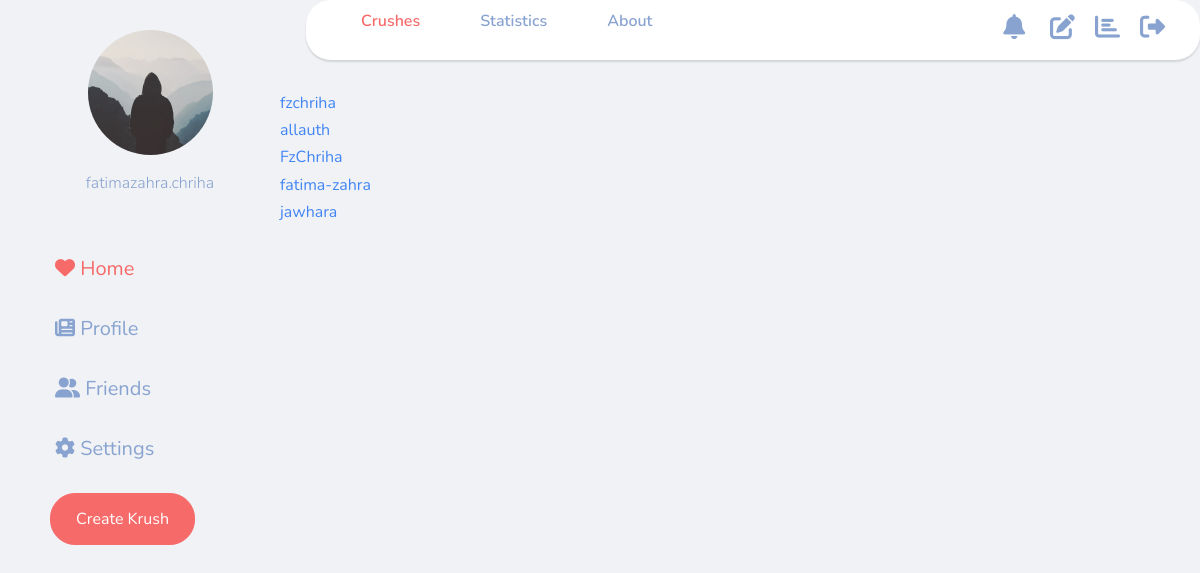
The page /friends/ (signed in) on the database as committed earlier.
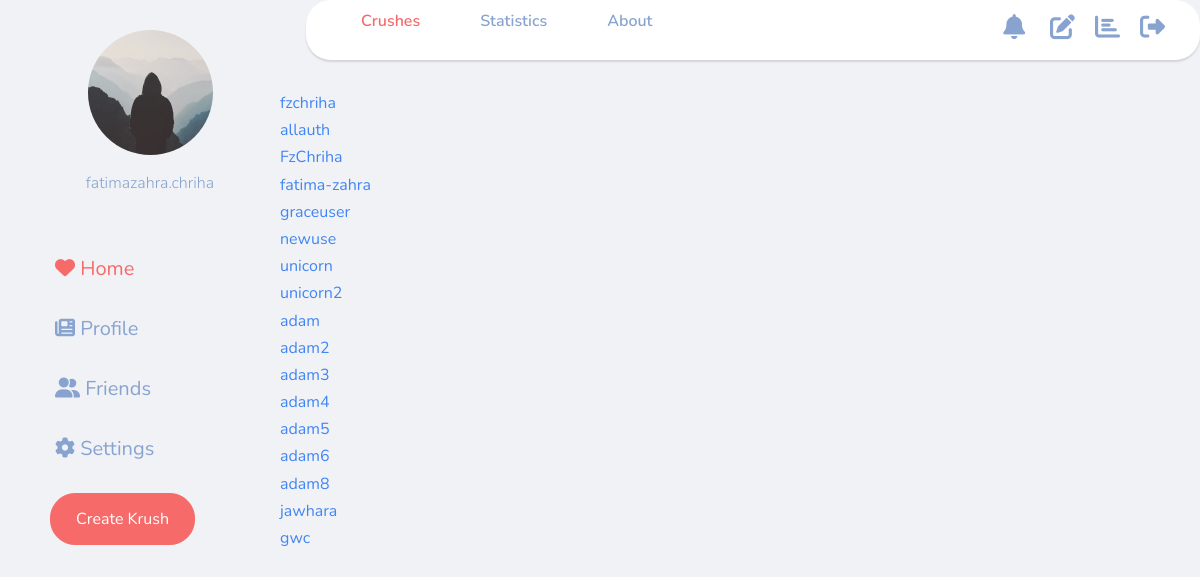
The same page on the database as committed later.
### users/models.py (models this page shows)
class Profile(models.Model):
    user = models.OneToOneField(settings.AUTH_USER_MODEL, on_delete=models.CASCADE,)
    image = models.ImageField(default='default.jpg', upload_to='profile_pics')
    friends = models.ManyToManyField("Profile", blank=True)
    def __str__(self):
        return str(self.user.username)

### users/views.py (the view)
# urls.py: path('friends/', users_list, name='users_list'),
def users_list(request):
    users = Profile.objects.exclude(user=request.user)
    sent_friend_requests = FriendRequest.objects.filter(from_user=request.user)
    rec_friend_requests = FriendRequest.objects.filter(to_user=request.user)
    context = {
        'users': users,
        'sent_friend_requests': sent_friend_requests,
        'rec_friend_requests': rec_friend_requests
    }
    return render(request, "users/friends.html", context)

### users/templates/users/friends.html
{% extends "posts/base.html" %}
{% load crispy_forms_tags %}
{% block content %}
    <div class="container">
        <ul>
        {% for user_p in users %}
          <li><a href="{% url 'users:profile_view' pk=user_p.pk %}">{{ user_p }}</a></li>
        {% endfor %}
        </ul>
    </div>
{% endblock content %}

### posts/templates/posts/base.html (shortened to what this page needs)
{% load static %}
<!DOCTYPE html>
<html lang="en">
<head>
  <link rel="stylesheet" type="text/css" href="https://stackpath.bootstrapcdn.com/bootstrap/4.5.0/css/bootstrap.min.css">
  <link rel="stylesheet" href="https://cdnjs.cloudflare.com/ajax/libs/jqueryui/1.12.1/jquery-ui.min.css">
  <link rel="stylesheet" href="{% static 'css/main.css' %}">
  <link rel="stylesheet" type="text/css" href="{% static 'css/tagsinput.css'%}">
  <link rel="stylesheet" type="text/css" href="{% static 'css/feed.css'%}">
  <link rel="stylesheet" type="text/css" href="{% static 'css/notifications.css' %}">
</head>
<body translate="no">
    <div class="wrapper">
        <div class="sidebar">
            <div class="sidebar__inner">
                <div class="profile_info">
                <div class="profile_img">
                <img class="rounded-circle" src="{{ user.profile.image.url }}" alt="profile_img">
                </div>
                <div class="profile_data">
                <p class="role">{{ user.username }}</p>
                </div>
                </div>
                    <ul class="siderbar_menu">
                        <li><a href="{% url 'crushes:crush' %}" class="active">
                        <div class="title"><i class="fas fa-heart"></i> Home</div>
                        </a></li>
                        <li><a href="{% url 'users:profile' %}">
                        <div class="title"><i class="fas fa-newspaper"></i> Profile</div>
                        </a></li>
                        <li><a href="{% url 'users:users_list' %}">
                        <div class="title"><i class="fas fa-user-friends"></i> Friends</div>
                        </a></li>
                        <li><a href="#">
                        <div class="title"><i class="fas fa-cog"></i> Settings</div>
                        </a></li>
                    </ul>
                    <div><a href="{% url 'crushes:create-crush' %}" class="btn">Create Krush</a></div>
            </div>
        </div>
        <div class="main_container">
            <div class="top_navbar">
                <ul class="menu">
                    <li><a href="{% url 'crushes:crush' %}" class="active">Crushes</a></li>
                    <li><a href="{% url 'crushes:statistics' %}">Statistics</a></li>
                    <li><a href="#">About</a></li>
                </ul>
                <ul class="right_bar">
                    <div class="notifications">
                        <div class="icon_wrap"><i class="fas fa-bell"></i></div>
                    </div>
                    <li><a href="{% url 'crushes:create-crush' %}"><i class="fas fa-edit"></i></a></li>
                    <li><a href="{% url 'crushes:statistics' %}"><i class="fas fa-chart-bar"></i></a></li>
                    <li><a href="{% url 'logout' %}"><i class="fas fa-sign-out-alt"></i></a></li>
                </ul>
            </div>
            {% block content %}{% endblock content %}
</body>
</html>

### static/css/main.css (style rules this page uses)
body { line-height: 1.7; color: gray; font-weight: 400; font-size: 1rem; }
a { -webkit-transition: .3s all ease; -o-transition: .3s all ease; transition: .3s all ease; }
.btn { font-size: 16px; border-radius: 30px; padding: 10px 30px; }

### static/css/feed.css (style rules this page uses)
* { margin: 0; padding: 0; box-sizing: border-box; text-decoration: none; list-style: none; }
body { background: #f0f2f5; font-family: "Nunito", -apple-system, BlinkMacSystemFont, "Segoe UI", Roboto, "Helvetica Neue", Arial, sans-serif, "Apple Color Emoji", "Segoe UI Emoji", "Segoe UI Symbol", "Noto Color Emoji"; }
a { color: #4285f4; }
.wrapper { display: flex; width: 100%; }
.wrapper .sidebar { position: relative; }
.wrapper .sidebar__inner { width: 250px; position: fixed; top: 0; left: 25px; height: 100%; background: #f0f2f5; z-index: 999; transition: all 0.3s ease; }
.wrapper .main_container { margin-left: 250px; width: calc(100% - 250px); transition: all 0.3s ease; }
.wrapper .sidebar__inner .profile_info { padding: 30px 50px; text-align: center; }
.wrapper .sidebar__inner .profile_info .profile_img { width: 125px; margin: 0 auto 15px; }
.wrapper .sidebar__inner .profile_info .profile_img img { width: 100%; display: block; }
.wrapper .sidebar__inner .profile_info .profile_data .role { font-weight: 300; color: #88a3d0; margin-bottom: 15px; }
.wrapper .sidebar__inner .btn { margin: 0 25px; padding: 13px 25px; border-radius: 25px; background: #f76a6a; border: 1px solid #f76a6a; color: #fff; cursor: pointer; }
.wrapper .sidebar__inner .siderbar_menu li a { padding: 10px 30px; display: block; height: 55px; position: relative; margin-bottom: 5px; width: 70%; font-size: 20px; color: #88a3d0; }
.wrapper .sidebar__inner .siderbar_menu li a.active { color: #f76a6a; }
.wrapper .sidebar__inner .siderbar_menu li a:hover:before, .wrapper .sidebar__inner .siderbar_menu li a.active:before { display: block; }
.wrapper .main_container .top_navbar { width: calc(100% - 306px); height: 60px; background: #fff; display: flex; justify-content: space-between; padding: 15px 25px; position: fixed; top: 0; left: 306px; border-radius: 25px; box-shadow: 0 2px 2px rgba(0, 0, 0, 0.125); transition: all 0.3s ease; }
.wrapper .main_container .top_navbar .menu { display: flex; align-items: center; }
.wrapper .main_container .top_navbar .menu li a { margin: 0 15px; padding: 0 15px; position: relative; color: #88a3d0; font-weight: 600; text-align: center; }
.wrapper .main_container .top_navbar .menu li a.active, .wrapper .main_container .top_navbar .menu li a:hover { color: #f76a6a; }
.wrapper .main_container .top_navbar .menu li a:hover:before, .wrapper .main_container .top_navbar .menu li a.active:before { display: block; }
.wrapper .main_container .top_navbar .right_bar { display: flex; align-item: center; }
.wrapper .main_container .top_navbar .right_bar li { margin: 0 10px; }
.wrapper .main_container .top_navbar .right_bar .fas { font-size: 25px; cursor: pointer; color: #88a3d0; }
.wrapper .main_container .container { padding: 30px; margin-top: 60px; }

### static/css/notifications.css (style rules this page uses)
.notifications { margin-right: 15px; }
.notifications { position: relative; }

Rows that differ between the two databases and show on the page:
added Profile: user.username "graceuser"
added Profile: user.username "newuse"
added Profile: user.username "unicorn"
added Profile: user.username "unicorn2"
added Profile: user.username "adam"
added Profile: user.username "adam2"
added Profile: user.username "adam3"
added Profile: user.username "adam4"
added Profile: user.username "adam5"
added Profile: user.username "adam6"
added Profile: user.username "adam8"
added Profile: user.username "gwc"
